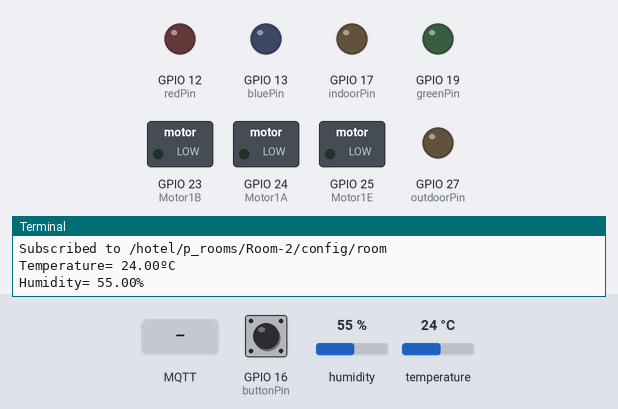
Bench run of a program on a simulated Raspberry Pi (BCM pin numbers). Parts: switched loads named in the program (green lamp = pin HIGH), output pins drawn as LEDs (lit = HIGH), the last lines printed to the terminal. Dashed ring = blinking. The test bench sets the inputs (shaded band); at power-on: GPIO 16 (buttonPin) HIGH, temperature 24 °C, humidity 55 %. The clock reads 2024-03-15 10:24:30 at power-on unless the program sets it; no MQTT or app messages arrive unless stated; threads take turns every 2 ms.

Above: at 1.2 s.
1.3 s: GPIO 16 (buttonPin) pulled LOW for 3.2 s
At 2.3 s:
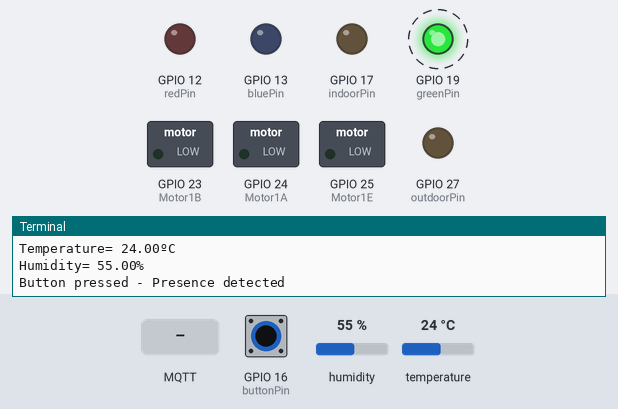
6.5 s: MQTT message "Cooling" arrives on the first subscribed topic
8.0 s: temperature set to 12 °C
12.6 s: GPIO 16 (buttonPin) pulled LOW for 0.15 s
At 13.4 s:
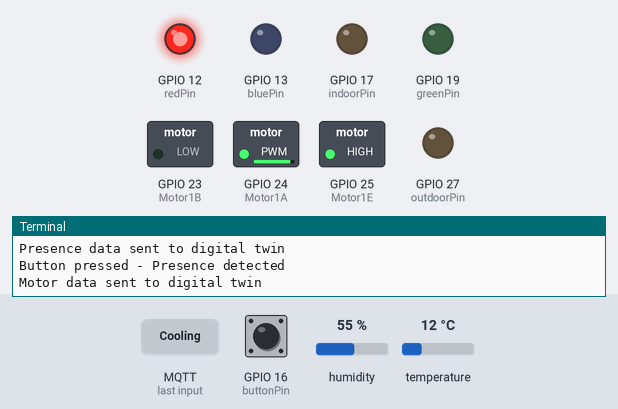
14.6 s: temperature set to 19 °C
At 16.3 s:
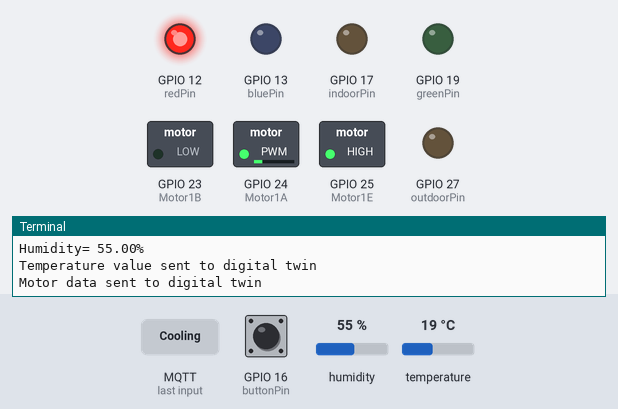
16.6 s: GPIO 16 (buttonPin) pulled LOW for 1 s
At 17.9 s:
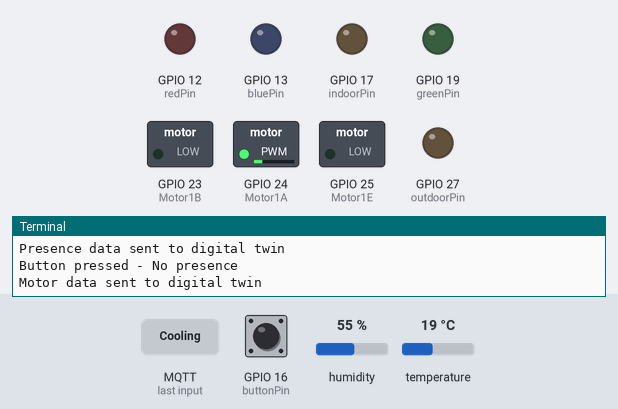
Timing chart, 0 to 19.6 s (numbered marks = the images above; inputs shaded):
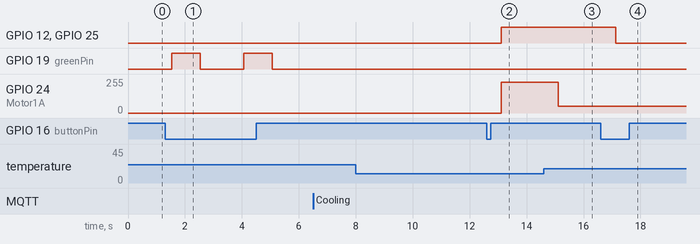

Measured:
- after the input at 1.3 s, GPIO 19 (greenPin): alternates HIGH for 1.0 s and LOW for 1.5 s, starting after 0.23 s
- after the input at 12.6 s, GPIO 12 (redPin): LOW → HIGH after 0.52 s; GPIO 24 (Motor1A): 0/255 → 230/255 after 0.51 s; GPIO 25 (Motor1E): LOW → HIGH after 0.51 s
- after the input at 14.6 s, GPIO 24 (Motor1A): 230/255 → 51/255 after 0.52 s
- after the input at 16.6 s, GPIO 12 (redPin): HIGH → LOW after 0.53 s; GPIO 25 (Motor1E): HIGH → LOW after 0.52 s

The program:

raspberry.py
```python
import time
import Adafruit_DHT
import datetime
from datetime import date, datetime
import threading
import paho.mqtt.client as mqtt
import RPi.GPIO as GPIO
import json

# Variable to kill threads
kill = False

# Pins for Motor Driver Inputs
Motor1A = 24
Motor1B = 23
Motor1E = 25

# set red, green and blue pins
redPin = 12
greenPin = 19
bluePin = 13

# set pin for button
buttonPin = 16

# Semaphore initialization
sem = threading.Semaphore(1)

# Create global for pwm
pwm = 0

# Set pin and pwm for indoor light
indoorPin = 17
indoorPWM = 0

# Set pin and pwm for outdoor light
outdoorPin = 27
outdoorPWM = 0

# Set pin and pwm for servomotor
servoPin = 22
servoPWM = 0

# Create variables for connection with MQTT
is_connected = False
MQTT_server = "34.159.251.54"
MQTT_port = 1884
CONFIG_TOPIC = "/hotel/p_rooms/Room-2/config"
TELEMETRY_TOPIC = "/hotel/p_rooms/Room-2/telemetry/"
COMMAND_TOPIC = "/hotel/p_rooms/Room-2/command/"

# Create sensors state
sensors = {
    "temperature": {
        "level": 0.0
    },
    "air-conditioner": {
        "state": "Auto",
        "level": 0
    },
    "presence": {
        "detected": False
    },
    "indoor_light": {
        "active": "Off",
        "intensity": 0
    },
    "outdoor_light": {
        "active": "Off",
        "intensity": 0
    },
    "blinds": {
        "degree": 0.0
    }
}

# Create global variable to control if the air conditioner acts automatically or not
automatic = True


def setup():
    # Set the mode of GPIO
    GPIO.setmode(GPIO.BCM)

    # Set motor pins
    GPIO.setup(Motor1A, GPIO.OUT)
    GPIO.setup(Motor1B, GPIO.OUT)
    GPIO.setup(Motor1E, GPIO.OUT)

    # Set led pins
    GPIO.setup(redPin, GPIO.OUT)
    GPIO.setup(greenPin, GPIO.OUT)
    GPIO.setup(bluePin, GPIO.OUT)

    # Set indoor pin and PWM
    GPIO.setup(indoorPin, GPIO.OUT)
    global indoorPWM
    indoorPWM = GPIO.PWM(indoorPin, 100)
    indoorPWM.start(0)

    # Set outdoor pin
    GPIO.setup(outdoorPin, GPIO.OUT)
    global outdoorPWM
    outdoorPWM = GPIO.PWM(outdoorPin, 100)
    outdoorPWM.start(0)

    # Set servomotor pin and PWM
    GPIO.setup(servoPin, GPIO.OUT)
    global servoPWM
    servoPWM = GPIO.PWM(servoPin, 50)
    servoPWM.start(0)

    # Set Motor1A to pwm based
    global pwm
    pwm = GPIO.PWM(Motor1A, 100)
    pwm.start(0)

    # Set button
    GPIO.setup(buttonPin, GPIO.IN, pull_up_down=GPIO.PUD_UP)


def ledThread(name):
    print("[+] Create the thread for:", name)
    global sem, kill, sensors, automatic

    while True:
        sem.acquire()
        if automatic:
            if sensors["presence"]["detected"]:
                if 21.0 <= sensors["temperature"]["level"] <= 24.0:
                    GPIO.output(redPin, GPIO.LOW)
                    GPIO.output(greenPin, GPIO.HIGH)
                    GPIO.output(bluePin, GPIO.LOW)
                elif sensors["temperature"]["level"] < 21.0:
                    GPIO.output(redPin, GPIO.HIGH)
                    GPIO.output(greenPin, GPIO.LOW)
                    GPIO.output(bluePin, GPIO.LOW)
                elif sensors["temperature"]["level"] > 24.0:
                    GPIO.output(redPin, GPIO.LOW)
                    GPIO.output(greenPin, GPIO.LOW)
                    GPIO.output(bluePin, GPIO.HIGH)
            else:
                GPIO.output(redPin, GPIO.LOW)
                GPIO.output(greenPin, GPIO.LOW)
                GPIO.output(bluePin, GPIO.LOW)
        else:
            if sensors["air-conditioner"]["state"] == "Cooling":
                GPIO.output(redPin, GPIO.LOW)
                GPIO.output(greenPin, GPIO.LOW)
                GPIO.output(bluePin, GPIO.HIGH)
            elif sensors["air-conditioner"]["state"] == "Heating":
                GPIO.output(redPin, GPIO.HIGH)
                GPIO.output(greenPin, GPIO.LOW)
                GPIO.output(bluePin, GPIO.LOW)
            elif sensors["air-conditioner"]["state"] == "Stop":
                GPIO.output(redPin, GPIO.LOW)
                GPIO.output(greenPin, GPIO.LOW)
                GPIO.output(bluePin, GPIO.LOW)

        if kill:
            sem.release()
            break
        sem.release()
        time.sleep(1)

    print("[-] Finish the thread for:", name)


def indoorLed(name):
    print("[+] Create the thread for:", name)
    global kill, sem, client_rp, is_connected, sensors, indoorPWM

    prev_state = "Off"
    prev_intensity = 0
    while True:
        sem.acquire()
        if sensors["indoor_light"]["active"] == "On":
            indoorPWM.ChangeDutyCycle(sensors["indoor_light"]["intensity"])
        else:
            indoorPWM.ChangeDutyCycle(0)

        if ((prev_state != sensors["indoor_light"]["active"] or prev_intensity != sensors["indoor_light"]["intensity"])
                and is_connected):
            if prev_state != sensors["indoor_light"]["active"]:
                if sensors["indoor_light"]["active"] == "On":
                    json_dict = {"state": sensors["indoor_light"]["active"],
                                 "intensity": sensors["indoor_light"]["intensity"],
                                 "date": datetime.now().isoformat()}
                    client_rp.publish(TELEMETRY_TOPIC + "indoor_light", payload=json.dumps(json_dict), qos=0, retain=False)
                    prev_intensity = sensors["indoor_light"]["intensity"]
                else:
                    json_dict = {"state": sensors["indoor_light"]["active"],
                                 "intensity": 0,
                                 "date": datetime.now().isoformat()}
                    client_rp.publish(TELEMETRY_TOPIC + "indoor_light", payload=json.dumps(json_dict), qos=0, retain=False)
                    prev_intensity = 0
            else:
                json_dict = {"state": sensors["indoor_light"]["active"],
                             "intensity": sensors["indoor_light"]["intensity"],
                             "date": datetime.now().isoformat()}
                client_rp.publish(TELEMETRY_TOPIC + "indoor_light", payload=json.dumps(json_dict), qos=0, retain=False)
                prev_intensity = sensors["indoor_light"]["intensity"]
            print("Indoor light data sent to digital twin")
            prev_state = sensors["indoor_light"]["active"]

        if kill:
            sem.release()
            break
        sem.release()
        time.sleep(1)

    print("[-] Finish the thread for:", name)


def outdoorLed(name):
    print("[+] Create the thread for:", name)
    global kill, sem, client_rp, is_connected, sensors, outdoorPWM

    prev_state = "Off"
    prev_intensity = 0
    while True:
        sem.acquire()
        if sensors["outdoor_light"]["active"] == "On":
            outdoorPWM.ChangeDutyCycle(sensors["outdoor_light"]["intensity"])
        else:
            outdoorPWM.ChangeDutyCycle(0)

        if ((prev_state != sensors["outdoor_light"]["active"] or prev_intensity != sensors["outdoor_light"]["intensity"])
                and is_connected):
            if prev_state != sensors["outdoor_light"]["active"]:
                if sensors["outdoor_light"]["active"] == "On":
                    json_dict = {"state": sensors["outdoor_light"]["active"],
                                 "intensity": sensors["outdoor_light"]["intensity"],
                                 "date": datetime.now().isoformat()}
                    client_rp.publish(TELEMETRY_TOPIC + "outdoor_light", payload=json.dumps(json_dict), qos=0, retain=False)
                    prev_intensity = sensors["outdoor_light"]["intensity"]
                else:
                    json_dict = {"state": sensors["outdoor_light"]["active"],
                                 "intensity": 0,
                                 "date": datetime.now().isoformat()}
                    client_rp.publish(TELEMETRY_TOPIC + "outdoor_light", payload=json.dumps(json_dict), qos=0, retain=False)
                    prev_intensity = 0
            else:
                json_dict = {"state": sensors["outdoor_light"]["active"],
                             "intensity": sensors["outdoor_light"]["intensity"],
                             "date": datetime.now().isoformat()}
                client_rp.publish(TELEMETRY_TOPIC + "outdoor_light", payload=json.dumps(json_dict), qos=0, retain=False)
                prev_intensity = sensors["outdoor_light"]["intensity"]
            print("Outdoor light data sent to digital twin")
            prev_state = sensors["outdoor_light"]["active"]

        if kill:
            sem.release()
            break
        sem.release()
        time.sleep(1)

    print("[-] Finish the thread for:", name)


def button(name):
    print("[+] Create the thread for:", name)
    global kill, sem, client_rp, is_connected, sensors

    while True:
        sem.acquire()
        if not GPIO.input(buttonPin):
            sensors["presence"]["detected"] = not sensors["presence"]["detected"]
            if is_connected:
                json_dict = {"detected": 1 if sensors["presence"]["detected"] else 0, "date": datetime.now().isoformat()}
                client_rp.publish(TELEMETRY_TOPIC + "presence", payload=json.dumps(json_dict), qos=0, retain=False)
                print("Presence data sent to digital twin")
            print("Button pressed - Presence detected" if sensors["presence"]["detected"] else "Button pressed - No presence")
            sem.release()
            time.sleep(1)
            continue

        if kill:
            sem.release()
            break
        sem.release()

    print("[-] Finish the thread for:", name)


def speed(name):
    print("[+] Create the thread for:", name)
    global kill, sem, sensors, automatic

    while True:
        sem.acquire()
        if automatic:
            if sensors["presence"]["detected"]:
                if 21.0 <= sensors["temperature"]["level"] <= 24.0:
                    sensors["air-conditioner"]["level"] = 0
                    sensors["air-conditioner"]["state"] = "Stop"
                elif sensors["temperature"]["level"] < 21.0:
                    sensors["air-conditioner"]["level"] = min(int((21.0 - sensors["temperature"]["level"]) * 10), 100)
                    sensors["air-conditioner"]["state"] = "Heating"
                elif sensors["temperature"]["level"] > 24.0:
                    sensors["air-conditioner"]["level"] = min(int((sensors["temperature"]["level"] - 24.0) * 10), 100)
                    sensors["air-conditioner"]["state"] = "Cooling"
            else:
                sensors["air-conditioner"]["level"] = 0
                sensors["air-conditioner"]["state"] = "Stop"
        else:
            if sensors["air-conditioner"]["state"] == "Stop":
                sensors["air-conditioner"]["level"] = 0

        if kill:
            sem.release()
            break
        sem.release()

        time.sleep(1)

    print("[-] Finish the thread for:", name)


def motorThread(name):
    print("[+] Create the thread for:", name)
    global kill, pwm, client_rp, is_connected, sensors, sem

    prev_presence = 0
    prev_speed = 0
    prev_state = "Stop"
    while True:
        sem.acquire()
        if sensors["air-conditioner"]["level"] == 0:
            GPIO.output(Motor1E, GPIO.LOW)
        else:
            pwm.ChangeDutyCycle(sensors["air-conditioner"]["level"])
            GPIO.output(Motor1B, GPIO.LOW)
            GPIO.output(Motor1E, GPIO.HIGH)

        if ((prev_presence != sensors["presence"]["detected"] or prev_speed != sensors["air-conditioner"]["level"] or
             prev_state != sensors["air-conditioner"]["state"]) and is_connected):
            if not sensors["presence"]["detected"] or sensors["air-conditioner"]["state"] == "Stop":
                state = "Stop"
            elif sensors["air-conditioner"]["state"] == "Cooling":
                state = "Cooling"
            else:
                state = "Heating"
            json_dict = {"state": state, "value": sensors["air-conditioner"]["level"], "date": datetime.now().isoformat()}
            client_rp.publish(TELEMETRY_TOPIC + "air-conditioner", payload=json.dumps(json_dict), qos=0, retain=False)
            print("Motor data sent to digital twin")
            prev_speed = sensors["air-conditioner"]["level"]
            prev_state = sensors["air-conditioner"]["state"]
            prev_presence = sensors["presence"]["detected"]

        if kill:
            sem.release()
            break
        sem.release()

        time.sleep(1)

    print("[-] Finish the thread for:", name)


def servomotorThread(name):
    print("[+] Create the thread for:", name)
    global kill, servoPWM, client_rp, is_connected, sensors, sem

    prev_degree = 0
    while True:
        sem.acquire()
        if prev_degree != sensors["blinds"]["degree"]:
            servoPWM.ChangeDutyCycle(2 + (sensors["blinds"]["degree"] / 18))
            time.sleep(0.5)
            servoPWM.ChangeDutyCycle(0)

        if prev_degree != sensors["blinds"]["degree"] and is_connected:
            json_dict = {"degree": sensors["blinds"]["degree"],
                         "date": datetime.now().isoformat()}
            client_rp.publish(TELEMETRY_TOPIC + "blinds", payload=json.dumps(json_dict), qos=0, retain=False)
            print("Servomotor data sent to digital twin")
            prev_degree = sensors["blinds"]["degree"]

        if kill:
            sem.release()
            break
        sem.release()

        time.sleep(1)

    print("[-] Finish the thread for:", name)


def weatherSensor(name):
    print("[+] Create the thread for:", name)
    global kill, is_connected, client_rp, sensors, sem
    dht_sensor = Adafruit_DHT.DHT11
    dht_pin = 4

    prev_humid = 0
    while True:
        # Get data
        sem.acquire()
        today = date.today()
        now = datetime.now().time()
        humid, temp = Adafruit_DHT.read(dht_sensor, dht_pin)

        if humid is not None and temp is not None:
            dif_temp = abs(temp - sensors["temperature"]["level"])
            dif_humid = abs(humid - prev_humid)

            if dif_temp > 0.1 or dif_humid > 0.1:
                sensors["temperature"]["level"] = temp
                prev_humid = humid
                print(f"Temperature= {temp:0.2f}ºC\nHumidity= {humid:0.2f}%")
                if dif_temp > 0.1 and is_connected:
                    json_dict = {"value": temp, "date": datetime.now().isoformat()}
                    client_rp.publish(TELEMETRY_TOPIC + "temperature", payload=json.dumps(json_dict), qos=0, retain=False)
                    print("Temperature value sent to digital twin")
        else:
            print("Sensor failure check writing")

        if kill:
            sem.release()
            break
        sem.release()
        time.sleep(3)

    print("[-] Finish the thread for:", name)


def destroy():
    GPIO.cleanup()


def on_connect(client, userdata, flags, rc):
    global CONFIG_TOPIC
    if rc == 0:
        print("Send room ID to the digital twin")
        client_rp.publish(CONFIG_TOPIC, payload="Room-2", qos=0, retain=False)
        print("Sent ID Room-2 to topic", CONFIG_TOPIC)
        client_rp.subscribe(CONFIG_TOPIC + "/room")
        print("Subscribed to", CONFIG_TOPIC + "/room")
    else:
        print("Error connecting. Retry connection")


def send_status():
    global client_rp, sensors
    json_dict = {"value": sensors["temperature"]["level"], "date": datetime.now().isoformat()}
    client_rp.publish(TELEMETRY_TOPIC + "temperature", payload=json.dumps(json_dict), qos=0, retain=False)
    json_dict = {"state": sensors["air-conditioner"]["state"], "value": sensors["air-conditioner"]["level"],
                 "date": datetime.now().isoformat()}
    client_rp.publish(TELEMETRY_TOPIC + "air-conditioner", payload=json.dumps(json_dict), qos=0, retain=False)
    json_dict = {"detected": sensors["presence"]["detected"], "date": datetime.now().isoformat()}
    client_rp.publish(TELEMETRY_TOPIC + "presence", payload=json.dumps(json_dict), qos=0, retain=False)
    json_dict = {"state": sensors["indoor_light"]["active"], "intensity": sensors["indoor_light"]["intensity"],
                 "date": datetime.now().isoformat()}
    client_rp.publish(TELEMETRY_TOPIC + "indoor_light", payload=json.dumps(json_dict), qos=0, retain=False)
    json_dict = {"state": sensors["outdoor_light"]["active"], "intensity": sensors["outdoor_light"]["intensity"],
                 "date": datetime.now().isoformat()}
    client_rp.publish(TELEMETRY_TOPIC + "outdoor_light", payload=json.dumps(json_dict), qos=0, retain=False)
    json_dict = {"degree": sensors["blinds"]["degree"], "date": datetime.now().isoformat()}
    client_rp.publish(TELEMETRY_TOPIC + "blinds", payload=json.dumps(json_dict), qos=0, retain=False)


def on_message(client, userdata, msg):
    global is_connected, COMMAND_TOPIC, TELEMETRY_TOPIC, sensors, automatic
    topic = msg.topic.split("/")
    if "config" in topic:
        room_number = msg.payload.decode()
        is_connected = True
        print("We have established the connection with digital twin for", room_number)
        connection_topic = "/hotel/p_rooms/Room-2/connection"
        date_r = datetime.now().isoformat()
        json_data = {"room": "Room-2", "type": "physical", "date": date_r, "state": "Active"}
        client.publish(connection_topic, payload=json.dumps(json_data), qos=0, retain=False)
        print("Send connection state to digital twin")
        send_status()
        print("Status of raspberry sent to digital twin")
        client_rp.subscribe(COMMAND_TOPIC + "+")
    elif "command" in topic:
        if topic[-1] == "air_conditioner":
            data = json.loads(msg.payload.decode())
            if data["state"] == "Auto":
                automatic = True
            else:
                automatic = False
            sensors["air-conditioner"]["state"] = data["state"]
            print("Command received for air conditioner")
        elif topic[-1] == "indoor_light_state":
            data = json.loads(msg.payload.decode())
            sensors["indoor_light"]["active"] = data["state"]
            print("Command received for indoor light state", data["state"])
        elif topic[-1] == "indoor_light_value":
            data = json.loads(msg.payload.decode())
            sensors["indoor_light"]["intensity"] = int(data["value"])
            print("Command received for indoor light value", data["value"])
        elif topic[-1] == "outdoor_light_state":
            data = json.loads(msg.payload.decode())
            sensors["outdoor_light"]["active"] = data["state"]
            print("Command received for outdoor light state", data["state"])
        elif topic[-1] == "outdoor_light_value":
            data = json.loads(msg.payload.decode())
            sensors["outdoor_light"]["intensity"] = int(data["value"])
            print("Command received for outdoor light value", data["value"])
        elif topic[-1] == "blinds":
            data = json.loads(msg.payload.decode())
            sensors["blinds"]["degree"] = float(data["value"])
            print("Command received for blinds degree", sensors["blinds"]["degree"])


def do_connection():
    global client_rp
    print("Set MQTT user and password for connection")
    client_rp.username_pw_set(username="dso_server", password="dso_password")
    print("Set on connect, on message and on publish handlers")
    client_rp.on_connect = on_connect
    client_rp.on_message = on_message
    print("Set last will")
    date_r = datetime.now().isoformat()
    json_data = {"room": "Room-2", "type": "physical", "date": date_r, "state": "Inactive"}
    connection_topic = "/hotel/p_rooms/Room-2/connection"
    client_rp.will_set(connection_topic, payload=json.dumps(json_data), qos=0, retain=False)
    print("Try connection")
    client_rp.connect(MQTT_server, MQTT_port, 60)

    client_rp.loop_forever()


if __name__ == "__main__":
    setup()
    client_rp = mqtt.Client()
    try:
        mqtt_thread = threading.Thread(target=do_connection)
        button_thread = threading.Thread(target=button, args=["button"])
        dht_thread = threading.Thread(target=weatherSensor, args=["dht11 sensor"])
        motor_thread = threading.Thread(target=motorThread, args=["motor"])
        led_thread = threading.Thread(target=ledThread, args=["led"])
        speed_thread = threading.Thread(target=speed, args=["speed"])
        indoor_thread = threading.Thread(target=indoorLed, args=["indoor_light"])
        outdoor_thread = threading.Thread(target=outdoorLed, args=["outdoor_light"])
        blind_thread = threading.Thread(target=servomotorThread, args=["blinds"])

        mqtt_thread.setDaemon(True)
        mqtt_thread.start()
        button_thread.start()
        dht_thread.start()
        speed_thread.start()
        motor_thread.start()
        led_thread.start()
        indoor_thread.start()
        outdoor_thread.start()
        blind_thread.start()

        mqtt_thread.join()
        button_thread.join()
        dht_thread.join()
        speed_thread.join()
        motor_thread.join()
        led_thread.join()
        indoor_thread.join()
        outdoor_thread.join()
        blind_thread.join()

    except KeyboardInterrupt:
        kill = True
        button_thread.join()
        dht_thread.join()
        speed_thread.join()
        motor_thread.join()
        led_thread.join()
        indoor_thread.join()
        outdoor_thread.join()
        blind_thread.join()
        destroy()
```
